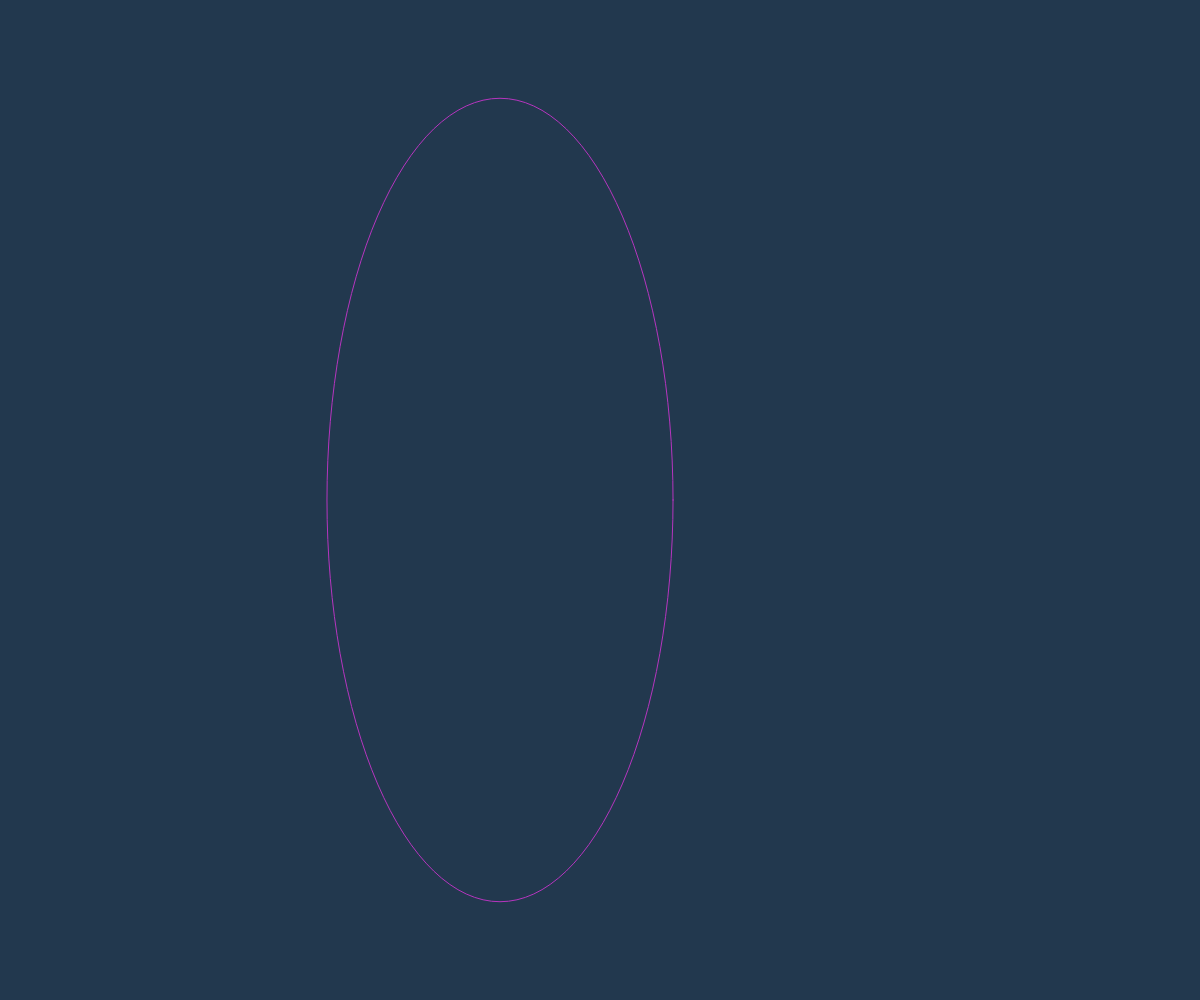
Frame 1 (no input)
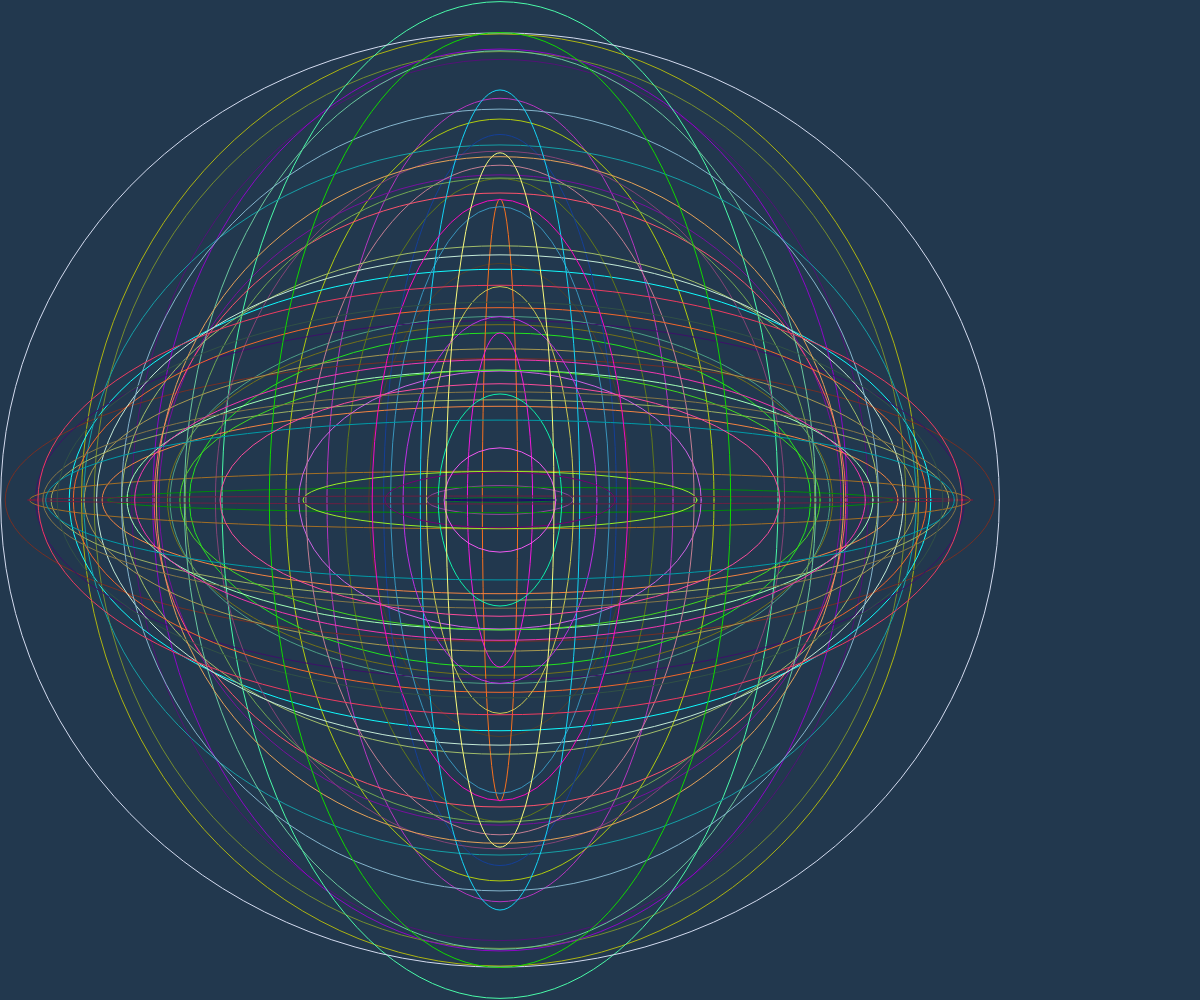
Frame 60 (no input)
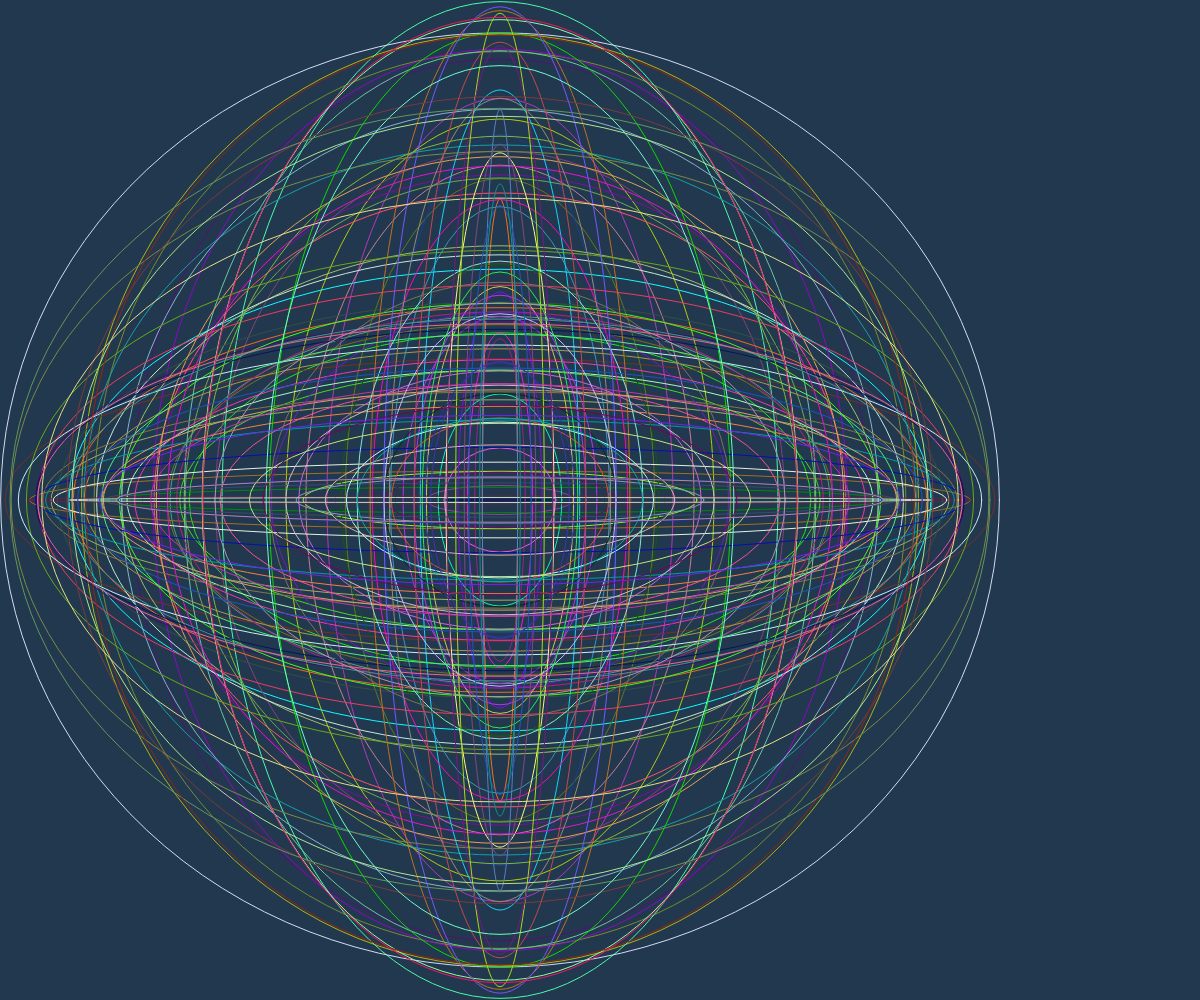
Frame 120 (the mouse pressed at the canvas centre since frame 60)

The p5.js sketch that drew these frames (run headless with seeded random() and noise() and a simulated clock; from frame 60 on, the mouse is pressed at the canvas centre):

// p5.js sketch
// ── sketch.js
function setup() {
  //check this out windowWidth / windowHeight
  createCanvas (windowWidth,windowHeight)
  frameRate (30)
  background (34,56,78)
}

function draw() {
  fill (0,0,0,0)
  stroke (random (255), random(255), random(255))
  ellipsev()
  if (keyIsDown (DOWN_ARROW))
  rectv ();
}

 function keyIsDown() {
  if(keyCode === DOWN_ARROW) {
    rectv();
  }
}

function ellipsev(){
  ellipse(500,500,random (1000), random (1000))
}

function rectv(){
  rectMode(CENTER);
  rect(500,500,random (1000), random (1000))
  
}
